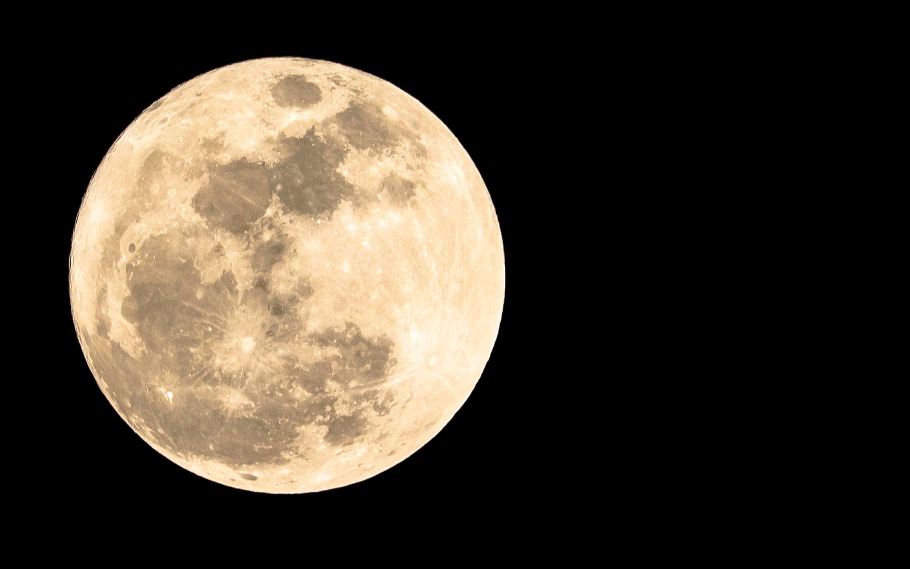
#> input picture assets/moon.jpg, 1820 x 1137 px (shown at 1/2 size)
$ jupyter execute --allow-errors circle_detect_ransac.ipynb
#> lines starting #> are read from the running program, lines starting #| are printed output that depends on the picture; after the words box and inside, x2 and y2 are one past the last pixel; in counts of white or black regions, pixels touching at a corner belong together; long printed decimals are rounded
[cell 1]
## Imports libs, loads and displays a moon image.

import numpy as np
from scipy import stats
from scipy.ndimage import filters
import matplotlib.pyplot as plt
from matplotlib.cm import gray
from matplotlib import patches
from PIL import Image
from scipy.ndimage.filters import gaussian_filter
from scipy.ndimage.filters import convolve

moon = Image.open('assets/moon.jpg')
#> moon is the input picture: PIL image 1820x1137 RGB; mean R, G, B 64.6, 56, 44.6
arr = np.asarray(moon.getdata())
arr = 255 * (arr - arr.min()) / (arr.max() - arr.min())
arr = arr.astype(np.uint8)
moon = arr.reshape((moon.size[1], moon.size[0], 3))

moon_gray = .21 * moon[:, :, 0] + .72 * moon[:, :, 1] + .07 * moon[:, :, 2]
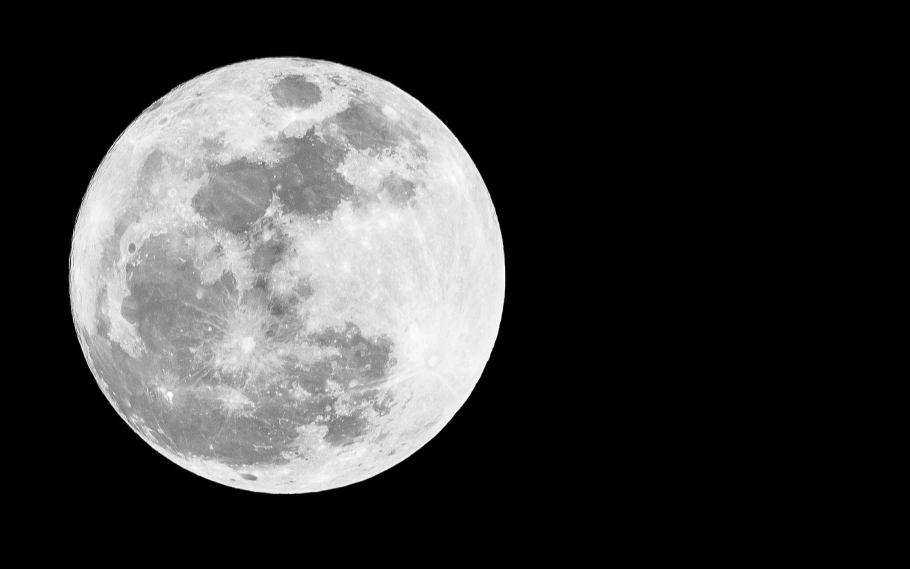
#> moon_gray: shape (1137, 1820) float64 (shown at 1/2 size); min 0, max 255, mean 57
moon_gray = gaussian_filter(moon_gray, 1) #in order to reduce the noise. The higher the parameter the higher blurry it is.

plt.imshow(moon_gray, interpolation='none', cmap=gray)
plt.show()

[cell 2]
## Thresholds the image to make it binary

moon_thresh = moon_gray>100
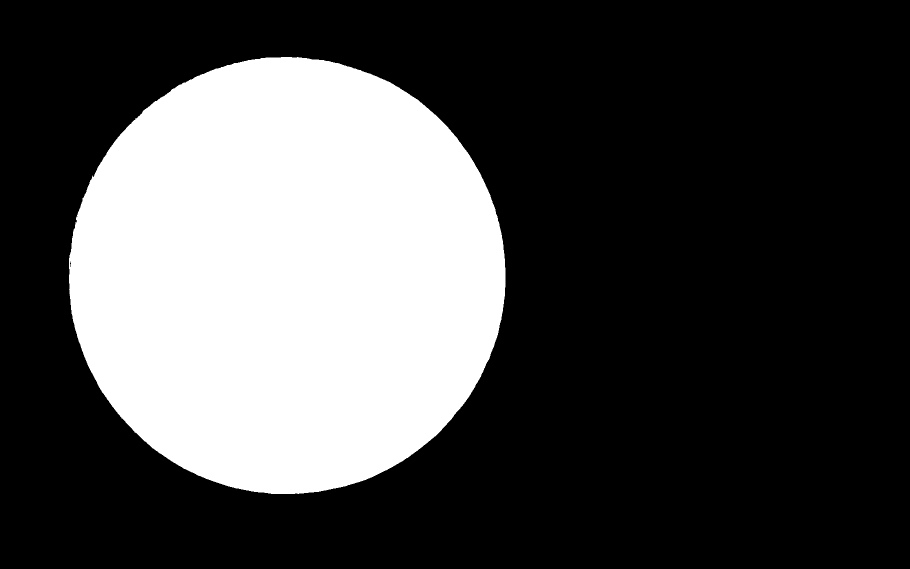
#> moon_thresh: shape (1137, 1820) bool (shown at 1/2 size); 29% white; 1 white region, box (x1, y1, x2, y2) and area: (138, 114, 1011, 988) 599241

####

plt.imshow(moon_thresh, interpolation='none', cmap=gray)
plt.show()

[cell 3]
## Extracts the moon edges with a Sobel filter

#### COMPLETE

kernel_x, kernel_y = np.array([[-1,0,1],[-2,0,2],[-1,0,1]]), np.array([[-1,-2,-1],[0,0,0],[1,2,1]])
Gx, Gy = convolve(moon_thresh, kernel_x),convolve(moon_thresh,kernel_y)
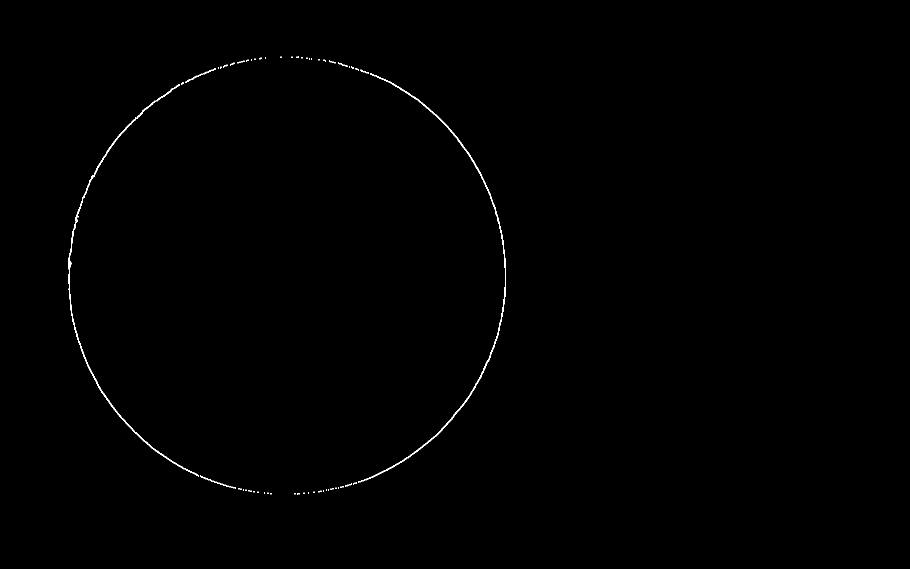
#> Gx: shape (1137, 1820) bool (shown at 1/2 size); 0.3% white in thin lines or dots, all inside (x1, y1, x2, y2) = (137, 113, 1012, 989)
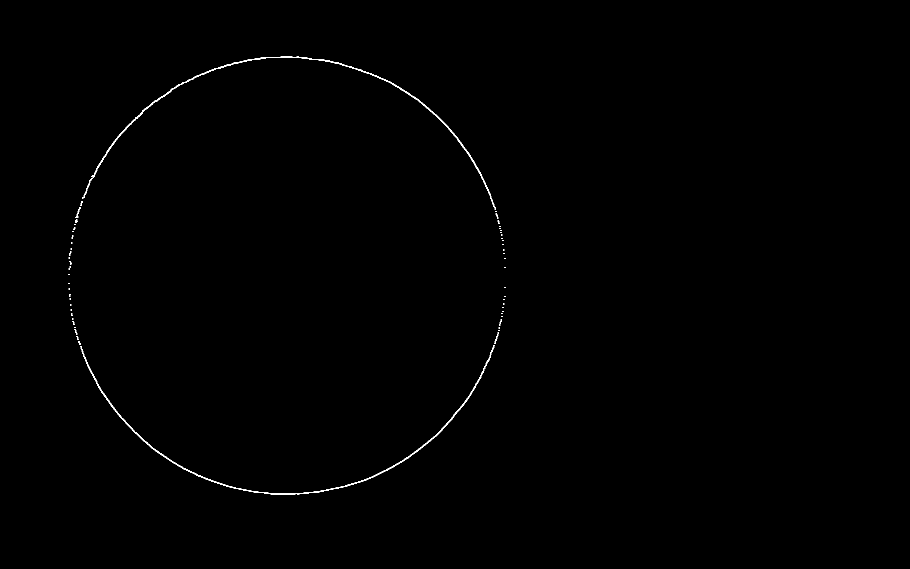
#> Gy: shape (1137, 1820) bool (shown at 1/2 size); 0.3% white in thin lines or dots, all inside (x1, y1, x2, y2) = (137, 113, 1012, 989)
moon_contours = np.sqrt(Gx**2 + Gy**2)

####

plt.imshow(moon_contours.astype(float), interpolation='none', cmap=gray)
plt.show()
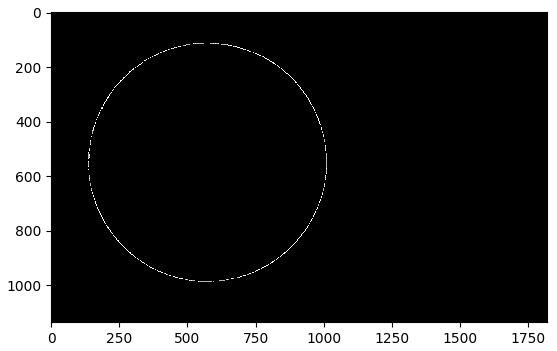
#> figure drawn by matplotlib, 1 panel
#> `edge_points = np.transpose(np.where(moon_contours > 0))`: edge_points = 7074 pairs, first value 113 to 988, second value 137 to 1011

[cell 4]
## Defines the error metric : the sum of the distances between the points and the modeled circle
## Return distance error
def distance_to_circle(circle_params, points):
    x=points[:,0]
    y=points[:,1]

    x0, y0, R = circle_params[0], circle_params[1], circle_params[2]

    return np.absolute(np.sqrt((x-x0)**2 +(y-y0)**2 - R))

[cell 5]
## Defines the RANSAC function

def circle_ransac(points, nb_it, max_error):
#> called with points = array of shape (7074, 2), nb_it = 10000, max_error = 2
    it = 0
    best_model = []
    best_points = []
    best_error = 1e26

    while it < nb_it:
        ongoing = 100. * (it+1) / nb_it
        if np.remainder(ongoing, 10) == 0:
            print(f'RANSAC : {int(ongoing)} %')
        # Initialization that refuses 3 aligned points, or any line parallel to an axis
        AB, AC = np.array([1, 1]), np.array([1, 1])
        bad_line = True
        while (AB[1] / AC[1] == AB[0] / AC[0]) or bad_line:
            # mix indexes
            index_ = np.random.permutation(points.shape[0])
            # get random samples
            A = points[index_[1], :]
            B = points[index_[2], :]
            C = points[index_[3], :]
            AB = B - A
            AC = C - A
            if A[1] != B[1] and A[0] != B[0] and A[1] != C[1] and A[0] != C[0]:
                bad_line = False

        # Get circle
        # middle m_AB A_B
        m_AB = (B + A) / 2
        m_AC = (A + C) / 2

        # slopes of the mediatrices
        #slope_med_AB = ...
        #slope_med_AC = ...
        slope_med_AB, origin_med_AB = stats.linregress(A,B)
        slope_med_AC, origin_med_AC = stats.linregress(A,C)

        # y axis origin of the mediatrices
        #origin_med_AB = ...
        #origin_med_AC = ...

        # first coordinate of the circle center
        x_c = ...

        circle_center = (x_c, ...)

        circle_radius = ...

        # Compute error
        distances = distance_to_circle((circle_center[0], circle_center[1], circle_radius), points)
        error = ... # Number of points outside the circle (outliers)

        # Check error
        if error < best_error:
          best_error = ...
          best_model = ...
          best_points = (A, B, C)
          inliers = points[np.where(distances <= max_error)[0], :]

        # Save model error and points if best

        it += 1
#> after the loop, best_error = 1e+26; best_model = []; best_points = []; it = 0

    return distance_to_circle(best_model, points), best_model

[cell 6]
## Applies RANSAC to the moon edges points

# Get edge points coordinates
edge_points = np.transpose(np.where(moon_contours > 0))

# Apply RANSAC to the set of points
#> (the rest of this cell did not finish here and is left out)

#> (a cell that did not finish here is left out)

[cell 8]
## Optimization approach: objective function definition

from scipy.optimize import fmin

def objective(circle_params):
    max_error = 2
    return np.sum(distance_to_circle((circle_params[0], circle_params[1], circle_params[2]), edge_points) > max_error)

[cell 9]
## Optimization approach: minimization

# Initialization
circle_init = [moon.shape[0]*np.random.rand(),
               moon.shape[1]*np.random.rand(),
               min([moon.shape[0], moon.shape[1]])*np.random.rand()
              ]
#> circle_init = [1093.6, 1381.8, 635.3]
circle_init = [500, 500, 400]

# Optimization
circle_opt = fmin(objective, circle_init, ftol=0)
#> in distance_to_circle, `x=points[:,0]`: x = 7074 values from 113 to 988
#> in distance_to_circle, `y=points[:,1]`: y = 7074 values, max 1011 at index 3500, min 137 at index 3378, mean 569.3
#> in distance_to_circle, `x0, y0, R = circle_params[0], circle_params[1], circle_params[2]`: x0 = 500; R = 400
#> circle_opt = [500, 500, 400]
print(circle_opt)
#| [500. 500. 400.]

[cell 10]
## Optimization approach: displaying results

# Display the model circle on original image
circle_ = patches.Circle((circle_opt[1], circle_opt[0]), circle_opt[2], fill=False, color='b', linewidth=2)

fig, ax = plt.subplots(1)
ax.set_aspect('equal')
ax.imshow(moon, interpolation='none')
ax.add_patch(circle_)
plt.show()
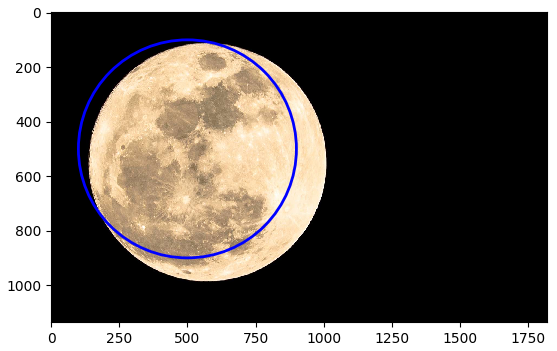
#> figure drawn by matplotlib, 1 panel

$ run again, with assets/jupiter.jpg copied over assets/moon.jpg
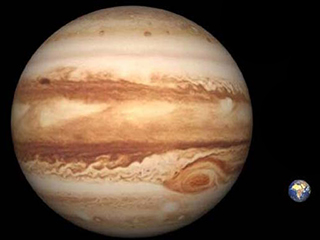
#> input picture assets/jupiter.jpg, 320 x 240 px
#> moon is the input picture: PIL image 320x240 RGB; mean R, G, B 103, 80.2, 61.1
#> `moon_thresh = moon_gray>100`:
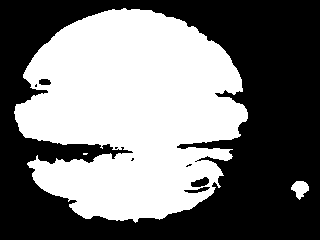
#> moon_thresh: shape (240, 320) bool; 46.4% white; 3 white regions (1 under 20 px), largest, box (x1, y1, x2, y2) and area: (14, 8, 248, 223) 35385, (291, 181, 309, 200) 211
#> Gx: shape (240, 320) bool; 3.7% white in thin lines or dots, all inside (x1, y1, x2, y2) = (13, 7, 310, 224)
#> edge_points = 3726 pairs, first value 7 to 223, second value 13 to 309
#> after the loop in circle_ransac, `while it < nb_it:`: best_error = 1e+26; best_model = []; it = 0
#> x = 3726 values from 7 to 223
#> y = 3726 values, max 309 at index 2891, min 13 at index 1224, mean 141.1
#> x0 = 500; R = 400
#> circle_opt = [500, 500, 400]
#| [500. 500. 400.]
#> `plt.show()`:
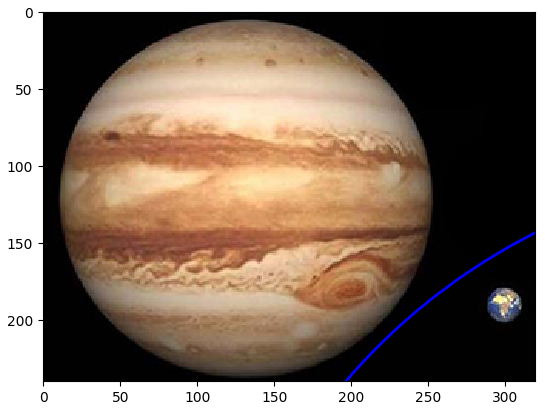
#> figure drawn by matplotlib, 1 panel
